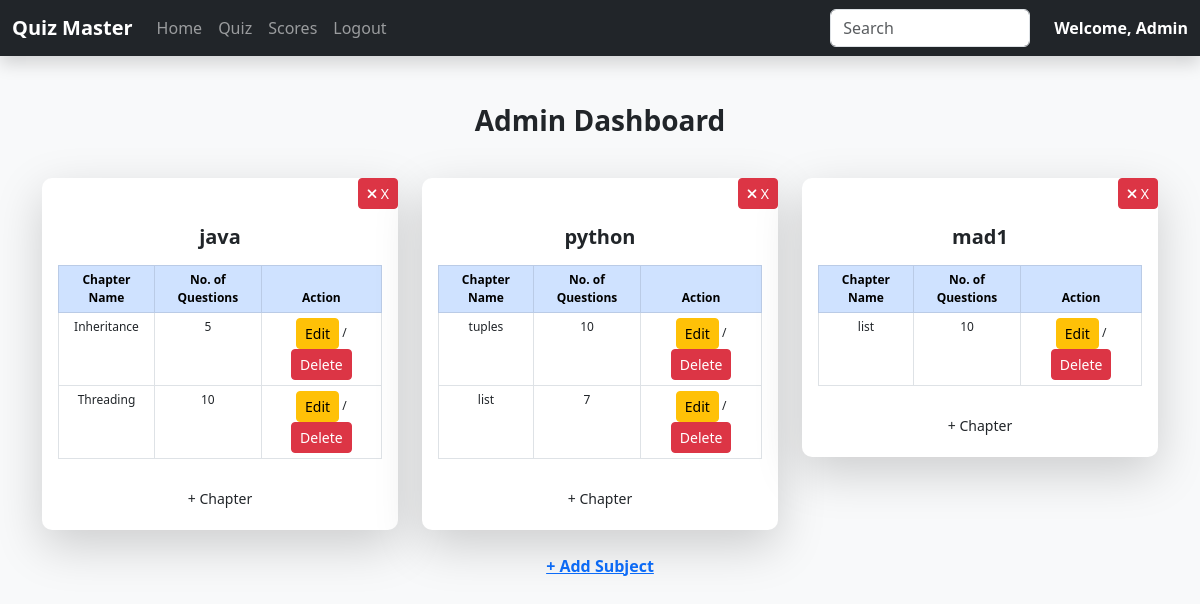
The app's page /admin/dashboard with its own data.
### models.py (models this page shows)
class Subject(db.Model):
    id = db.Column(db.Integer, primary_key=True)
    name = db.Column(db.String(100), unique=True, nullable=False)

class Chapter(db.Model):
    id = db.Column(db.Integer, primary_key=True)
    name = db.Column(db.String(100), nullable=False)
    no_of_questions = db.Column(db.Integer, nullable=False)
    subject_id = db.Column(db.Integer, db.ForeignKey('subject.id'), nullable=False)
    subject = db.relationship('Subject', backref=db.backref('chapters', lazy=True))

### routes/admin.py (the view)
@admin_bp.route('/dashboard')
def dashboard():
    subjects = Subject.query.all()
    chapters = Chapter.query.all()
    return render_template("admin_dashboard.html", subjects=subjects, chapters=chapters)

### templates/admin_dashboard.html (shortened to what this page needs)
<!DOCTYPE html>
<html lang="en">
<head>
    <link rel="stylesheet" href="https://cdnjs.cloudflare.com/ajax/libs/bootstrap/5.3.0/css/bootstrap.min.css">
    <link rel="stylesheet" href="{{ url_for('static', filename='css/styles.css') }}">
</head>
<body>
    <nav class="navbar navbar-expand-lg navbar-dark bg-dark shadow">
        <div class="container-fluid">
            <a class="navbar-brand fw-bold" href="#">Quiz Master</a>
            <div class="collapse navbar-collapse">
                <ul class="navbar-nav me-auto">
                    <li class="nav-item"><a class="nav-link" href="#">Home</a></li>
                    <li class="nav-item"><a class="nav-link" href="{{ url_for('admin.quiz_management') }}">Quiz</a></li>
                    <li class="nav-item"><a class="nav-link" href="{{ url_for('admin.view_scores') }}">Scores</a></li>
                    <li class="nav-item"><a class="nav-link" href="{{url_for('auth.logout')}}">Logout</a></li>
                </ul>
                <input class="form-control me-2" type="search" style="width:200px;" placeholder="Search" id="searchInput">
                <span class="text-white ms-3 fw-bold">Welcome, Admin</span>
            </div>
        </div>
    </nav>
<div class="container mt-5">
    <h3 class="text-center fw-bold">Admin Dashboard</h3>
    <div class="row mt-4 justify-content-center" id="subjectContainer">
    {% for subject in subjects %}
    <div class="col-md-4 mt-3">
        <div class="card shadow-lg border-0 text-center">
            <div class="d-flex justify-content-end">
    <button class="btn btn-sm btn-danger deleteSubjectBtn" data-id="{{ subject.id }}" title="Delete Subject">
        <i class="fas fa-times"></i>
        X
    </button>
</div>
            <div class="card-body">
                <h5 class="fw-bold subject">{{ subject.name }}</h5>
                <table class="table table-bordered table-sm text-center mt-3 quizTable">
    <thead class="table-primary">
        <tr>
            <th style="padding: 5px; font-size: 12px;">Chapter Name</th>
            <th style="padding: 5px; font-size: 12px;">No. of Questions</th>
            <th style="padding: 5px; font-size: 12px;">Action</th>
        </tr>
    </thead>
    <tbody>
        {% for chapter in chapters if chapter.subject_id == subject.id %}
        <tr id="chapter-{{ chapter.id }}">
            <td class="chapter" style="padding: 5px; font-size: 12px;">{{ chapter.name }}</td>
            <td style="padding: 5px; font-size: 12px;">{{ chapter.no_of_questions }}</td>
            <td style="padding: 5px; font-size: 12px;">
                <button class="btn btn-warning btn-sm editChapterBtn"
                        data-id="{{ chapter.id }}"
                        data-name="{{ chapter.name }}"
                        data-questions="{{ chapter.no_of_questions }}"
                        data-subject="{{ subject.id }}"
                        data-bs-toggle="modal"
                        data-bs-target="#editChapterModal">
                    Edit
                </button> /
                <button class="btn btn-danger btn-sm deleteChapterBtn"
                        data-id="{{ chapter.id }}">
                    Delete
                </button>
            </td>
        </tr>
        {% endfor %}
    </tbody>
</table>
<button class="btn btn-sm btn-pink mt-2 addChapterBtn"
                        data-subject="{{ subject.id }}"
                        data-bs-toggle="modal"
                        data-bs-target="#addChapterModal">
                    + Chapter
                </button>
            </div>
        </div>
    </div>
    {% endfor %}
</div>
</div>
    <div class="text-center mt-4">
        <a href="#" class="fw-bold text-primary" data-bs-toggle="modal" data-bs-target="#addSubjectModal">+ Add Subject</a>
    </div>
</body>
</html>

### static/css/styles.css (style rules this page uses)
body { background-color: #f8f9fa; }
.card { border-radius: 10px; border: 1px solid #ddd; }

### records on screen
Subject: name "java"
Chapter: name "Inheritance", no_of_questions "5"
Chapter: name "Threading", no_of_questions "10"
Subject: name "python"
Chapter: name "tuples", no_of_questions "10"
Chapter: name "list", no_of_questions "7"
Subject: name "mad1"
Chapter: name "list", no_of_questions "10"
